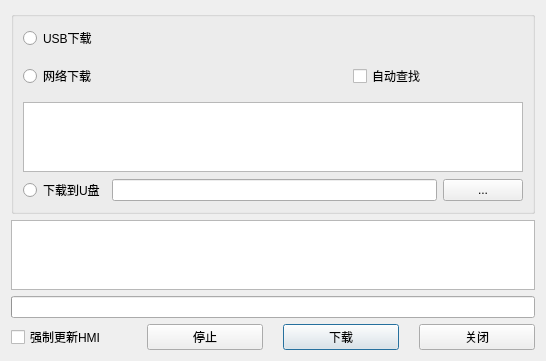
<?xml version="1.0" encoding="UTF-8"?>
<ui version="4.0">
 <class>DownLoadDlg</class>
 <widget class="QDialog" name="DownLoadDlg">
  <property name="geometry">
   <rect>
    <x>0</x>
    <y>0</y>
    <width>546</width>
    <height>340</height>
   </rect>
  </property>
  <property name="font">
   <font>
    <pointsize>9</pointsize>
   </font>
  </property>
  <property name="windowTitle">
   <string>Dialog</string>
  </property>
  <layout class="QVBoxLayout" name="verticalLayout_2">
   <item>
    <widget class="QGroupBox" name="groupBox">
     <property name="title">
      <string/>
     </property>
     <layout class="QVBoxLayout" name="verticalLayout" stretch="1,3,3,2">
      <item>
       <layout class="QHBoxLayout" name="horizontalLayout_3" stretch="1,1">
        <item>
         <widget class="QRadioButton" name="radioUSB">
          <property name="text">
           <string>USB下载</string>
          </property>
          <attribute name="buttonGroup">
           <string>buttonGroup</string>
          </attribute>
         </widget>
        </item>
        <item>
         <widget class="QLabel" name="Iplabel">
          <property name="text">
           <string/>
          </property>
         </widget>
        </item>
       </layout>
      </item>
      <item>
       <layout class="QHBoxLayout" name="horizontalLayout" stretch="1,2,0,1">
        <item>
         <widget class="QRadioButton" name="radioUDP">
          <property name="text">
           <string>网络下载</string>
          </property>
          <attribute name="buttonGroup">
           <string>buttonGroup</string>
          </attribute>
         </widget>
        </item>
        <item>
         <widget class="IpAddressWidget" name="IpEdit" native="true"/>
        </item>
        <item>
         <spacer name="verticalSpacer">
          <property name="orientation">
           <enum>Qt::Vertical</enum>
          </property>
          <property name="sizeType">
           <enum>QSizePolicy::Minimum</enum>
          </property>
          <property name="sizeHint" stdset="0">
           <size>
            <width>20</width>
            <height>40</height>
           </size>
          </property>
         </spacer>
        </item>
        <item>
         <widget class="QCheckBox" name="checkBox">
          <property name="text">
           <string>自动查找                             </string>
          </property>
         </widget>
        </item>
       </layout>
      </item>
      <item>
       <widget class="QListWidget" name="listWidget"/>
      </item>
      <item>
       <layout class="QHBoxLayout" name="horizontalLayout_2">
        <item>
         <widget class="QRadioButton" name="radioUdisk">
          <property name="text">
           <string>下载到U盘</string>
          </property>
          <attribute name="buttonGroup">
           <string>buttonGroup</string>
          </attribute>
         </widget>
        </item>
        <item>
         <spacer name="verticalSpacer_2">
          <property name="orientation">
           <enum>Qt::Vertical</enum>
          </property>
          <property name="sizeType">
           <enum>QSizePolicy::Minimum</enum>
          </property>
          <property name="sizeHint" stdset="0">
           <size>
            <width>1</width>
            <height>22</height>
           </size>
          </property>
         </spacer>
        </item>
        <item>
         <widget class="QLineEdit" name="edit_path"/>
        </item>
        <item>
         <widget class="QPushButton" name="btn_destDir">
          <property name="text">
           <string>...</string>
          </property>
         </widget>
        </item>
       </layout>
      </item>
     </layout>
    </widget>
   </item>
   <item>
    <widget class="QTableWidget" name="m_table">
     <property name="lineWidth">
      <number>1</number>
     </property>
     <property name="showGrid">
      <bool>false</bool>
     </property>
    </widget>
   </item>
   <item>
    <widget class="QProgressBar" name="m_progress">
     <property name="layoutDirection">
      <enum>Qt::LeftToRight</enum>
     </property>
     <property name="autoFillBackground">
      <bool>false</bool>
     </property>
     <property name="value">
      <number>0</number>
     </property>
     <property name="textVisible">
      <bool>false</bool>
     </property>
     <property name="textDirection">
      <enum>QProgressBar::TopToBottom</enum>
     </property>
     <property name="format">
      <string>%p%</string>
     </property>
    </widget>
   </item>
   <item>
    <layout class="QHBoxLayout" name="horizontalLayout_4">
     <property name="spacing">
      <number>20</number>
     </property>
     <item>
      <widget class="QCheckBox" name="checkBox_2">
       <property name="text">
        <string>强制更新HMI</string>
       </property>
      </widget>
     </item>
     <item>
      <widget class="QPushButton" name="m_stopbtn">
       <property name="text">
        <string>停止</string>
       </property>
      </widget>
     </item>
     <item>
      <widget class="QPushButton" name="m_downloadbtn">
       <property name="text">
        <string>下载</string>
       </property>
       <property name="default">
        <bool>true</bool>
       </property>
      </widget>
     </item>
     <item>
      <widget class="QPushButton" name="m_closebtn">
       <property name="text">
        <string>关闭</string>
       </property>
      </widget>
     </item>
    </layout>
   </item>
  </layout>
 </widget>
 <customwidgets>
  <customwidget>
   <class>IpAddressWidget</class>
   <extends>QWidget</extends>
   <header location="global">frame\akipedit.h</header>
   <container>1</container>
  </customwidget>
 </customwidgets>
 <resources/>
 <connections/>
 <buttongroups>
  <buttongroup name="buttonGroup"/>
 </buttongroups>
</ui>
